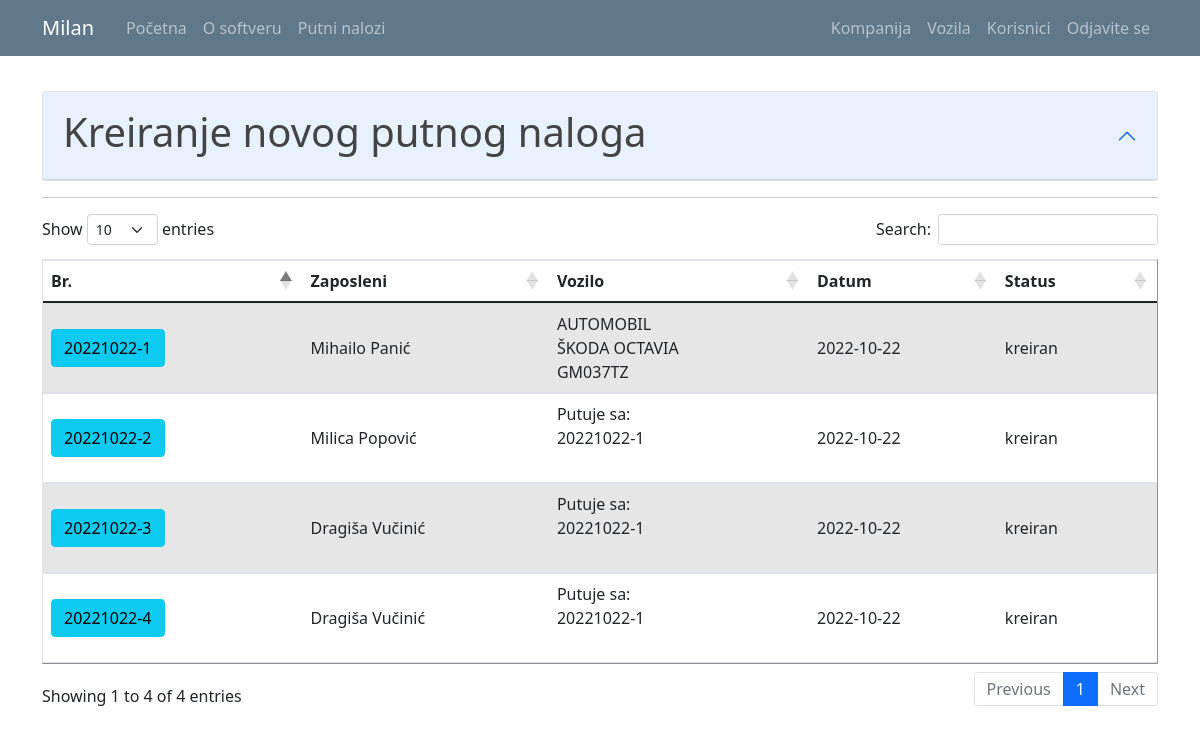
Page /travel_warrant_list (signed in) on the earlier database version.
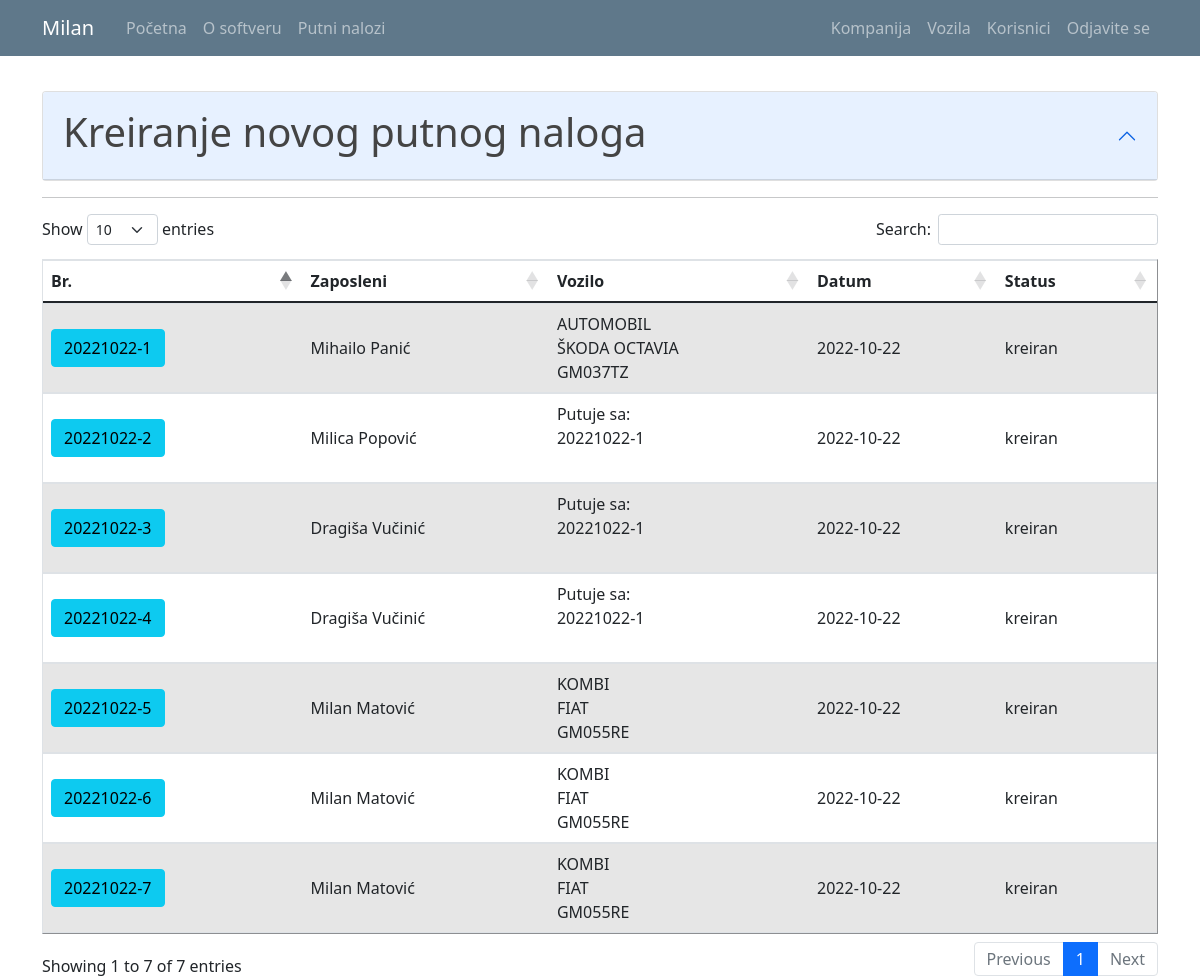
Same page on the later database version.
### putninalozi/models.py (models this page shows, shortened)
class User(db.Model, UserMixin):
    id = db.Column(db.Integer, primary_key=True)
    email = db.Column(db.String(120), unique=True, nullable=False)
    password = db.Column(db.String(60), nullable = False)
    name = db.Column(db.String(20), unique=False, nullable=False)
    surname = db.Column(db.String(20), unique=False, nullable=False)
    gender = db.Column(db.String(1)) #(0, "srednji"), (1, "muški"), (2, "ženski")
    workplace = db.Column(db.String(20), unique=False, nullable=False)
    authorization = db.Column(db.String(10), nullable = False) # ovde treba da budu tipovi korisnika: S_admin, C_admin, C_user
    company_id = db.Column(db.Integer, db.ForeignKey('company.id'), nullable=True)
    default_vehicle = db.Column(db.Integer) #kod radnika koji imaju svoj auto, da bude podrazumevana vrednost id tog vozila
    travelwarrants = db.relationship('TravelWarrant', backref='travelwarrant_user', lazy=True)

class TravelWarrant(db.Model):
    travel_warrant_id = db.Column(db.Integer, primary_key=True)
    travel_warrant_number = db.Column(db.String(50), nullable=False)
    user_id = db.Column(db.Integer, db.ForeignKey('user.id'), nullable=False)
    with_task = db.Column(db.String(50), nullable=False)
    company_id = db.Column(db.Integer, db.ForeignKey('company.id'), nullable=False)
    abroad_contry = db.Column(db.String(50), nullable=True)
    relation = db.Column(db.String(150), nullable=False)
    start_datetime = db.Column(db.DateTime, nullable=True)
    end_datetime = db.Column(db.DateTime, nullable=True)
    vehicle_id = db.Column(db.Integer, db.ForeignKey('vehicle.id'), nullable=True)
    together_with = db.Column(db.String(50), nullable=True)
    personal_type = db.Column(db.String(50), nullable=True)
    personal_brand = db.Column(db.String(50), nullable=True)
    personal_registration = db.Column(db.String(12), nullable=True)
    other = db.Column(db.String(50), nullable=True) #avion, bus, taksi...
    advance_payment = db.Column(db.Integer, nullable=True)
    advance_payment_currency = db.Column(db.String(5), nullable=False)
    daily_wage = db.Column(db.Integer, nullable=False)
    daily_wage_currency = db.Column(db.String(5), nullable=False)
    costs_pays = db.Column(db.String(50), nullable=False)
    km_start = db.Column(db.Integer, nullable=True)
    km_end = db.Column(db.Integer, nullable=True)
    status = db.Column(db.String(15), nullable=False)
    file_name = db.Column(db.String(100), nullable=True) #za PDF fajl
    text_form = db.Column(db.String(1000), nullable=True) #za tekst forme iz pdf fajla
    expenses = db.relationship('TravelWarrantExpenses', backref='trawelwarrantexpenses_travelwarrant', lazy=True)

class Vehicle(db.Model):
    id = db.Column(db.Integer, primary_key=True)
    vehicle_type = db.Column(db.String(10), nullable = False)
    vehicle_brand = db.Column(db.String(10), nullable = False)
    vehicle_registration = db.Column(db.String(12), nullable = False)
    company_id = db.Column(db.Integer, db.ForeignKey('company.id'), nullable=False)
    travelwarrants = db.relationship('TravelWarrant', backref='travelwarrant_vehicle', lazy=True)

### putninalozi/travel_warrants/routes.py (the view)
@travel_warrants.route("/travel_warrant_list", methods=['GET', 'POST'])
def travel_warrant_list():
    if not current_user.is_authenticated:
        flash('Da bi ste pristupili ovoj stranici treba da budete ulogovani.', 'danger')
        return redirect(url_for('users.login'))
    warrants = TravelWarrant.query.all()
    form = PreCreateTravelWarrantForm()
    form.user_id.choices = [(0, '----------')] + [(u.id, u.name+ " " + u.surname) for u in db.session.query(User.id,User.name,User.surname).filter_by(company_id=current_user.user_company.id).order_by('name').all()]
    if form.validate_on_submit():
        korisnik_id = form.user_id.data
        datum = form.start_datetime.data
        return redirect(url_for('travel_warrants.register_tw',korisnik_id=korisnik_id, datum=datum))
    return render_template('travel_warrant_list.html', title='Travel Warrants', warrants=warrants, form=form)

### putninalozi/travel_warrants/forms.py
class PreCreateTravelWarrantForm(FlaskForm):
    user_id = SelectField('Zaposleni:', validators=[DataRequired()], choices=[]) #[(u.id, u.name+" " + u.surname) for u in db.session.query(User.id,User.name,User.surname).all()]) #umesto users: db.session.query(User.id,User.name,User.surname).all()
    start_datetime = DateTimeField('Polazno vreme: ', format='%Y-%m-%dT%H:%M', validators=[DataRequired()])
    submit = SubmitField('Dalje')

### putninalozi/models.py (called while the page is built)
@login_manager.user_loader
def load_user(user_id):
    return User.query.get(int(user_id))

### putninalozi/templates/travel_warrant_list.html (shortened to what this page needs)
{% extends "layout.html" %}
{% block content %}
{% if current_user.authorization != 'c_user' %}
<form method="POST" action="">
  {{ form.hidden_tag() }}
  <div id="accordionZero">
    <br>
    <div class="accordion" id="accordionZero">
      <div class="accordion-item">
        <div class="accordion-header" id="headingZero">
          <button type="button" class="accordion-button" data-toggle="collapse" data-target="#collapseZero" aria-expanded="false" aria-controls="collapseZero">
            <h1>Kreiranje novog putnog naloga</h1>
          </button>
        </div>
      </div>
    </div>
  </div>
{% endif %}
<hr>
<table id="data" border="1" class="table table-striped">
  {% if current_user.authorization == 's_admin' %}
    <thead>
      <tr id="header">
        <th>Br.</th>
        <th>Kompanija</th>
        <th>Zaposleni</th>
        <th>Vozilo</th>
        <th>Status</th>
      </tr>
    </thead>
    <tbody>
      {% for warrant in warrants %}
        <tr>
          <td class="align-middle"> <a class="mr-2 btn btn-info" href="{{ url_for('travel_warrants.travel_warrant_profile', warrant_id=warrant.travel_warrant_id) }}" role="button" title="Uredi Putni Nalog"> {{ warrant.travel_warrant_number }} </a> </td>
          <td class="align-middle"> {{ warrant.travelwarrant_company.companyname }} </td>
          <td class="align-middle"> {{ warrant.travelwarrant_user.name }} {{ warrant.travelwarrant_user.surname }} </td>
          <td class="align-middle"> {% if warrant.together_with %} Putuje sa: <br> {{warrant.together_with}} {% endif %} {{ warrant.other }} {{ warrant.personal_type }} {{ warrant.travelwarrant_vehicle.vehicle_type }} <br> {{warrant.travelwarrant_vehicle.vehicle_brand}} <br> {{warrant.travelwarrant_vehicle.vehicle_registration}} </td>
          <td class="align-middle"> {{ warrant.status }} </td>
        </tr>
      {% endfor %}
    </tbody>
  {% elif current_user.authorization == 'c_admin' %}
    <thead>
      <tr id="header">
        <th>Br.</th>
        <th>Zaposleni</th>
        <th>Vozilo</th>
        <th>Datum</th>
        <th>Status</th>
      </tr>
    </thead>
    <tbody>
      {% for warrant in warrants %}
        {% if current_user.user_company.id == warrant.travelwarrant_company.id %}
          <tr>
            <td class="align-middle"> <a class="mr-2 btn btn-info" href="{{ url_for('travel_warrants.travel_warrant_profile', warrant_id=warrant.travel_warrant_id) }}" role="button" title="Uredi Putni Nalog"> {{ warrant.travel_warrant_number }} </a> </td>
            <td class="align-middle"> {{ warrant.travelwarrant_user.name }} {{ warrant.travelwarrant_user.surname}} </td>
            <td class="align-middle"> {% if warrant.together_with %} Putuje sa: <br> {{warrant.together_with}} {% endif %} {{ warrant.other }} {{ warrant.personal_type }} {{ warrant.travelwarrant_vehicle.vehicle_type }} <br> {{warrant.travelwarrant_vehicle.vehicle_brand}} <br> {{warrant.travelwarrant_vehicle.vehicle_registration}} </td>
            <td class="align-middle"> {{ warrant.start_datetime.date() }} </td>
            <td class="align-middle"> {{ warrant.status }} </td>
          </tr>
        {% endif %}
      {% endfor %}
    </tbody>
  {% endif %}
</table>
</form>
{% endblock content%}

### putninalozi/templates/layout.html (shortened to what this page needs)
<!doctype html>
<html lang="en">
  <head>
    <link rel="stylesheet" href="https://cdn.jsdelivr.net/npm/bootstrap@4.3.1/dist/css/bootstrap.min.css">
    <link rel="stylesheet" type="text/css" href="{{ url_for('static', filename='main.css') }}">
    <link href="https://cdn.jsdelivr.net/npm/bootstrap@5.0.1/dist/css/bootstrap.min.css" rel="stylesheet">
    <link rel="stylesheet" type="text/css" href="https://cdn.datatables.net/1.10.25/css/dataTables.bootstrap5.css">
  </head>
  <body>
    <header class="site-header">
      <nav class="navbar navbar-expand-md navbar-dark bg-steel fixed-top">
        <div class="container">
          <a class="navbar-brand mr-4" href="/">{{ current_user.name }}</a>
          <div class="collapse navbar-collapse" id="navbarToggle">
            <div class="navbar-nav mr-auto">
              {% if current_user.is_authenticated %}
                <a class="nav-item nav-link" href="{{ url_for('main.home') }}">Početna</a>
                <a class="nav-item nav-link" href="{{ url_for('main.about') }}">O softveru</a>
                <a class="nav-item nav-link" href="{{ url_for('travel_warrants.travel_warrant_list') }}">Putni nalozi</a>
              {% else %}
                <a class="nav-item nav-link" href="{{ url_for('main.home') }}">Početna</a>
                <a class="nav-item nav-link" href="{{ url_for('main.about') }}">O softveru</a>
              {% endif %}
            </div>
            <div class="navbar-nav">
              {% if current_user.is_authenticated %}
                {% if current_user.authorization == 's_admin' %}
                  <a class="nav-item nav-link" href="{{ url_for('companys.company_list') }}">Kompanija</a>
                  <a class="nav-item nav-link" href="{{ url_for('vehicles.vehicle_list') }}">Vozila</a>
                  <a class="nav-item nav-link" href="{{ url_for('users.user_list') }}">Korisnici</a>
                  <a class="nav-item nav-link" href="{{ url_for('users.logout') }}">Odjavite se</a>
                {% elif current_user.authorization == 'c_admin'%}
                  <a class="nav-item nav-link" href="{{ url_for('companys.company_list') }}">Kompanija</a>
                  <a class="nav-item nav-link" href="{{ url_for('vehicles.vehicle_list') }}">Vozila</a>
                  <a class="nav-item nav-link" href="{{ url_for('users.user_list') }}">Korisnici</a>
                  <a class="nav-item nav-link" href="{{ url_for('users.logout') }}">Odjavite se</a>
                {% else %}
                  <a class="nav-item nav-link" href="{{ url_for('users.logout') }}">Odjavite se</a>
                {% endif %}
              {% else %}
                <a class="nav-item nav-link" href="{{ url_for('users.login') }}">Prijavljivanje</a>
              {% endif %}
            </div>
          </div>
        </div>
      </nav>
    </header>
    <main role="main" class="container">
      <div class="row">
        <div class="col-md-12">
          {% block content %}{% endblock %}
        </div>
      </div>
    </main>
  </body>
</html>

### putninalozi/static/main.css (style rules this page uses)
body { background: #fafafa; color: #333333; margin-top: 5rem; }
h1, h2, h3, h4, h5, h6 { color: #444444; }
.bg-steel { background-color: #5f788a; }
.site-header .navbar-nav .nav-link { color: #cbd5db; }

Differences in the rows shown:
added TravelWarrant: travel_warrant_number "20221022-5", travelwarrant_user.name "Milan", travelwarrant_user.surname "Matović", travelwarrant_vehicle.vehicle_type "KOMBI", travelwarrant_vehicle.vehicle_brand "FIAT", travelwarrant_vehicle.vehicle_registration "GM055RE", start_datetime "2022-10-22", status "kreiran"
added TravelWarrant: travel_warrant_number "20221022-6", travelwarrant_user.name "Milan", travelwarrant_user.surname "Matović", travelwarrant_vehicle.vehicle_type "KOMBI", travelwarrant_vehicle.vehicle_brand "FIAT", travelwarrant_vehicle.vehicle_registration "GM055RE", start_datetime "2022-10-22", status "kreiran"
added TravelWarrant: travel_warrant_number "20221022-7", travelwarrant_user.name "Milan", travelwarrant_user.surname "Matović", travelwarrant_vehicle.vehicle_type "KOMBI", travelwarrant_vehicle.vehicle_brand "FIAT", travelwarrant_vehicle.vehicle_registration "GM055RE", start_datetime "2022-10-22", status "kreiran"
Other differences:
text written by a page script: "Show entries Search: Showing 1 to 4 of 4 entries Previous 1 Next" → "Show entries Search: Showing 1 to 7 of 7 entries Previous 1 Next"
